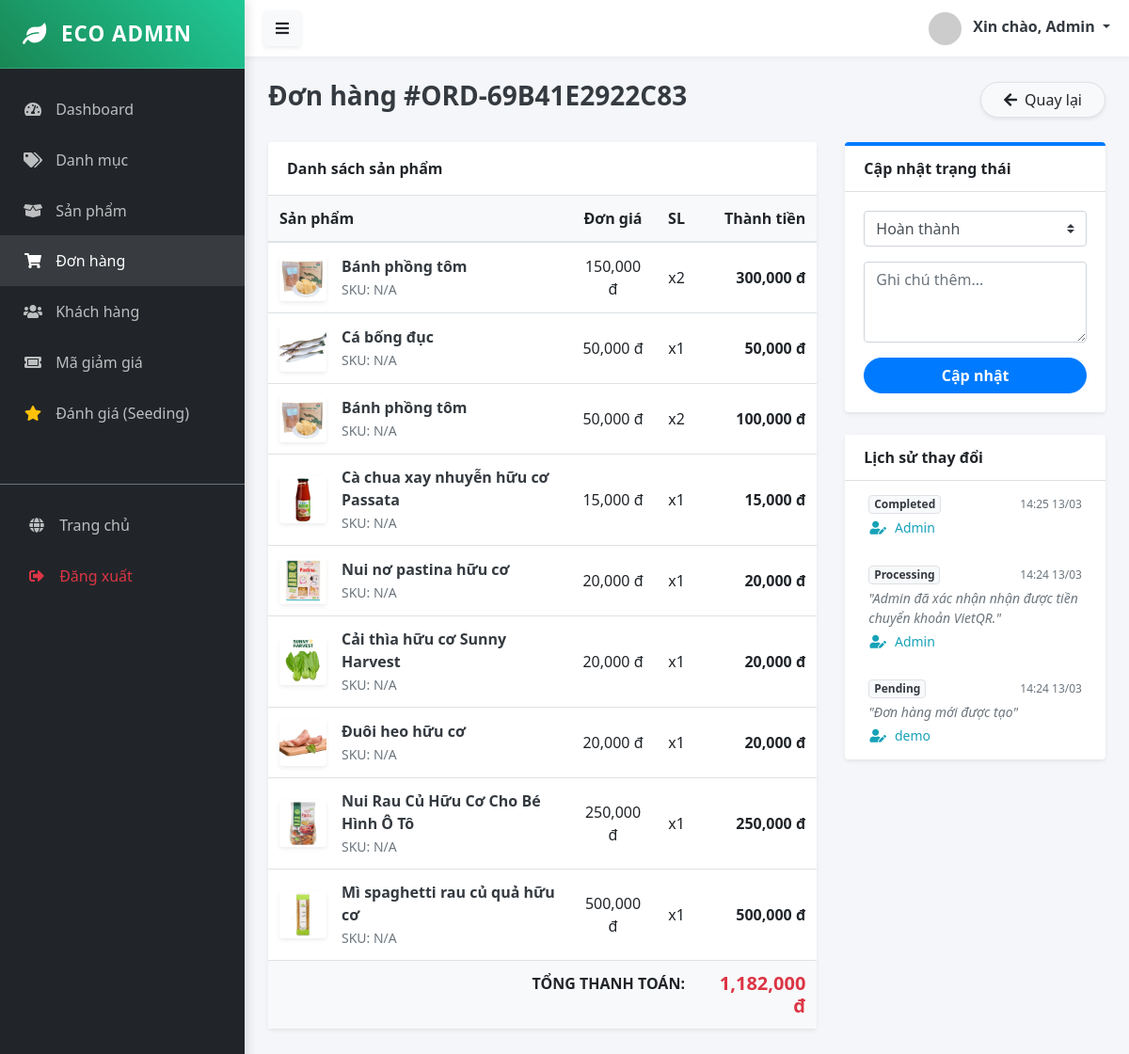
/public/admin/order/detail/108 (signed in), run on the app's committed database.
### tables this page shows
CREATE TABLE `orders` (
  `id` bigint UNSIGNED NOT NULL,
  `user_id` bigint UNSIGNED DEFAULT NULL,
  `order_number` varchar(50) NOT NULL,
  `status` varchar(50) DEFAULT NULL,
  `total_cents` bigint NOT NULL,
  `subtotal_cents` bigint DEFAULT NULL,
  `shipping_fee_cents` bigint DEFAULT NULL,
  `tax_cents` bigint DEFAULT NULL,
  `shipping_address_id` bigint UNSIGNED DEFAULT NULL,
  `billing_address_id` bigint UNSIGNED DEFAULT NULL,
  `payment_status` varchar(50) DEFAULT NULL,
  `payment_method` varchar(50) DEFAULT 'cod',
  `placed_at` datetime DEFAULT NULL,
  `closed_at` datetime DEFAULT NULL,
  `notes` text,
  `coupon_code` varchar(100) DEFAULT NULL,
  `created_at` timestamp NULL DEFAULT CURRENT_TIMESTAMP,
  `updated_at` timestamp NULL DEFAULT CURRENT_TIMESTAMP ON UPDATE CURRENT_TIMESTAMP
);

CREATE TABLE `order_items` (
  `id` bigint UNSIGNED NOT NULL,
  `order_id` bigint UNSIGNED DEFAULT NULL,
  `variant_id` bigint UNSIGNED DEFAULT NULL,
  `product_id` bigint UNSIGNED DEFAULT NULL,
  `product_snapshot` json DEFAULT NULL,
  `quantity` int DEFAULT NULL,
  `unit_price_cents` bigint DEFAULT NULL,
  `total_price_cents` bigint DEFAULT NULL
);

CREATE TABLE `order_status_history` (
  `id` bigint UNSIGNED NOT NULL,
  `order_id` bigint UNSIGNED DEFAULT NULL,
  `status` varchar(50) DEFAULT NULL,
  `changed_by` bigint UNSIGNED DEFAULT NULL,
  `note` text,
  `created_at` timestamp NULL DEFAULT CURRENT_TIMESTAMP
);

CREATE TABLE `users` (
  `id` bigint UNSIGNED NOT NULL,
  `email` varchar(255) NOT NULL,
  `password_hash` varchar(255) DEFAULT NULL,
  `name` varchar(200) DEFAULT NULL,
  `phone` varchar(50) DEFAULT NULL,
  `avatar_url` text,
  `status` tinyint DEFAULT '1',
  `role_id` bigint UNSIGNED DEFAULT NULL,
  `google_id` varchar(255) DEFAULT NULL,
  `email_verified` tinyint DEFAULT '0',
  `verification_token` varchar(255) DEFAULT NULL COMMENT 'Mã gửi qua mail',
  `reset_token` varchar(255) DEFAULT NULL COMMENT 'Mã quên mật khẩu (OTP)',
  `reset_token_expire` datetime DEFAULT NULL COMMENT 'Hạn sử dụng mã OTP',
  `created_at` timestamp NULL DEFAULT CURRENT_TIMESTAMP,
  `updated_at` timestamp NULL DEFAULT CURRENT_TIMESTAMP ON UPDATE CURRENT_TIMESTAMP,
  `last_login_at` datetime DEFAULT NULL,
  `metadata` json DEFAULT NULL
);

### app/Controllers/Admin/OrderController.php (called while the page is built, shortened)
<?php
class OrderController extends Controller {
    public function detail($id) {
        $orderModel = $this->model('Order');
        $order = $orderModel->getOrderDetail($id);
        $items = $orderModel->getOrderItems($id);
        $historyModel = $this->model('OrderStatusHistory');
        $history = $historyModel->getHistoryByOrderId($id);
        $this->view('admin/orders/detail', [
            'order' => $order,
            'items' => $items,
            'history' => $history
        ]);
    }
}

### app/Core/App.php (called while the page is built, shortened)
<?php
class App {
    protected $controller = 'HomeController';
    protected $method = 'index';
    public function __construct() {
        $url = $this->parseUrl();
        if (isset($url[0]) && strtolower($url[0]) == 'admin') {
            array_shift($url);
            $folder = 'Admin';
            $this->controller = 'DashboardController';
            if (isset($url[0])) {
                $controllerName = $this->convertToPascalCase($url[0]) . 'Controller';
                if (file_exists('../app/Controllers/Admin/' . $controllerName . '.php')) {
                    $this->controller = $controllerName;
                    array_shift($url);
                }
            }
        }
        $file = '../app/Controllers/' . $folder . '/' . $this->controller . '.php';
        if (file_exists($file)) {
            $this->controller = new $class;
        } else {
            die("Lỗi 404: Controller '{$this->controller}' không tồn tại.");
        }
        if (isset($url[0])) {
            $methodName = $this->convertToCamelCase($url[0]);
            if (method_exists($this->controller, $methodName)) {
                $this->method = $methodName;
                array_shift($url);
            }
            elseif (method_exists($this->controller, str_replace('-', '_', $url[0]))) {
                $this->method = str_replace('-', '_', $url[0]);
                array_shift($url);
            }
        }
        $this->params = $url ? array_values($url) : [];
        call_user_func_array([$this->controller, $this->method], $this->params);
    }
    public function parseUrl() {
        if (isset($_GET['url'])) {
            return explode('/', filter_var(rtrim($_GET['url'], '/'), FILTER_SANITIZE_URL));
        }
        return [];
    }
    private function convertToPascalCase($string) {
        return str_replace(' ', '', ucwords(str_replace('-', ' ', $string)));
    }
    private function convertToCamelCase($string) {
        return lcfirst($this->convertToPascalCase($string));
    }
}

### public/index.php (called while the page is built, shortened)
<?php
$app = new App();

### config/database.php (called while the page is built)
<?php
return [
    'host' => $_ENV['DB_HOST'] ?? 'localhost',
    'dbname' => $_ENV['DB_DATABASE'] ?? 'ecostore',
    'user' => $_ENV['DB_USERNAME'] ?? 'root',
    'pass' => $_ENV['DB_PASSWORD'] ?? '',
    'charset' => 'utf8mb4'
];

### app/Core/Database.php (called while the page is built, shortened)
<?php
class Database {
    private static $instance = null;
    private $connection;
    private function __construct() {
        $config = require __DIR__ . '/../../config/database.php';
        $dsn = "mysql:host={$config['host']};dbname={$config['dbname']};charset={$config['charset']}";
        try {
            $this->connection = new PDO($dsn, $config['user'], $config['pass']);
            $this->connection->setAttribute(PDO::ATTR_ERRMODE, PDO::ERRMODE_EXCEPTION);
            $this->connection->setAttribute(PDO::ATTR_DEFAULT_FETCH_MODE, PDO::FETCH_ASSOC);
        } catch (PDOException $e) {
            die("DB Connection Error: " . $e->getMessage());
        }
    }
    public static function getInstance() {
        if (!self::$instance) {
            self::$instance = new Database();
        }
        return self::$instance;
    }
    public function query($sql, $params = []) {
        try {
            $stmt = $this->connection->prepare($sql);
            $stmt->execute($params);
            return $stmt;
        } catch (PDOException $e) {
            die("Lỗi truy vấn SQL: " . $e->getMessage());
        }
    }
    public function fetch($sql, $params = []) {
        return $this->query($sql, $params)->fetch();
    }
    public function fetchAll($sql, $params = []) {
        return $this->query($sql, $params)->fetchAll();
    }
}

### app/Core/Model.php (called while the page is built, shortened)
<?php
abstract class Model {
    public function __construct() {
        $this->db = Database::getInstance();
    }
}

### app/Models/Order.php (called while the page is built, shortened)
<?php
class Order extends Model {
    public function getOrderDetail($id) {
        $sql = "SELECT o.*, u.name as customer_name, u.email,
                       sa.full_name as ship_name, sa.phone as ship_phone,
                       sa.address_line, sa.city, sa.province, sa.country
                FROM orders o
                LEFT JOIN users u ON o.user_id = u.id
                LEFT JOIN shipping_addresses sa ON o.shipping_address_id = sa.id
                WHERE o.id = ?";
        return $this->db->fetch($sql, [$id]);
    }
    public function getOrderItems($orderId) {
    $sql = "SELECT oi.*,
                   p.sku as product_sku,           -- Lấy SKU từ bảng sản phẩm hiện tại
                   p.id as live_product_id,        -- ID để tạo link bấm vào xem sp
                   MIN(img.image_url) as live_image_url -- Ảnh hiện tại (fallback nếu snapshot lỗi)
            FROM order_items oi
            -- Left Join để nếu sản phẩm gốc bị xóa thì đơn hàng vẫn hiện (chỉ mất SKU/Link)
            LEFT JOIN products p ON oi.product_id = p.id
            LEFT JOIN product_images img ON p.id = img.product_id
            WHERE oi.order_id = ?
            GROUP BY oi.id";
    return $this->db->fetchAll($sql, [$orderId]);
}
}

### app/Models/OrderStatusHistory.php (called while the page is built, shortened)
<?php
class OrderStatusHistory extends Model {
    protected $table = 'order_status_history';
    public function getHistoryByOrderId($orderId) {
        $sql = "SELECT h.*, u.name as changer_name
                FROM {$this->table} h
                LEFT JOIN users u ON h.changed_by = u.id
                WHERE order_id = ?
                ORDER BY created_at DESC";
        return $this->db->fetchAll($sql, [$orderId]);
    }
}

### app/Views/admin/orders/detail.php (the view, shortened to what this page needs)
<?php require_once '../app/Views/layouts/admin/sidebar.php'; ?>
<div class="d-flex justify-content-between align-items-center mb-4">
    <h3 class="font-weight-bold text-dark">
        Đơn hàng #<?= $order['order_number'] ?>
    </h3>
    <a href="/MY_WEB/public/admin/order" class="btn btn-light rounded-pill border px-4 shadow-sm">
        <i class="fas fa-arrow-left mr-1"></i> Quay lại
    </a>
</div>
<div class="row">
    <div class="col-md-8">
        <div class="card shadow-sm border-0 mb-4">
            <div class="card-header bg-white font-weight-bold py-3">Danh sách sản phẩm</div>
            <div class="card-body p-0">
                <table class="table table-hover mb-0">
                    <thead class="bg-light">
                        <tr>
                            <th class="border-top-0">Sản phẩm</th>
                            <th class="border-top-0 text-center">Đơn giá</th>
                            <th class="border-top-0 text-center">SL</th>
                            <th class="border-top-0 text-right">Thành tiền</th>
                        </tr>
                    </thead>
                    <tbody>
                        <?php foreach ($items as $item): ?>
                            <tr>
                                <td>
                                    <div class="d-flex align-items-center">
                                        <img src="<?= $item['display_image'] ?>" width="50" height="50" class="mr-3 rounded shadow-sm object-fit-cover">
                                        <div>
                                            <div class="font-weight-bold text-dark"><?= htmlspecialchars($item['display_name']) ?></div>
                                            <small class="text-muted">SKU: <?= $item['display_sku'] ?></small>
                                        </div>
                                    </div>
                                </td>
                                <td class="align-middle text-center"><?= number_format($item['unit_price_cents']) ?> đ</td>
                                <td class="align-middle text-center">x<?= $item['quantity'] ?></td>
                                <td class="align-middle text-right font-weight-bold"><?= number_format($item['total_price_cents']) ?> đ</td>
                            </tr>
                        <?php endforeach; ?>
                    </tbody>
                    <tfoot class="bg-light">
                        <tr>
                            <td colspan="3" class="text-right font-weight-bold text-uppercase">Tổng thanh toán:</td>
                            <td class="text-right text-danger font-weight-bold h5 mb-0">
                                <?= number_format($order['total_cents']) ?> đ
                            </td>
                        </tr>
                    </tfoot>
                </table>
            </div>
        </div>
    </div>
    <div class="col-md-4">
        <div class="card shadow-sm border-0 mb-4 border-top-primary" style="border-top: 4px solid #007bff !important;">
            <div class="card-header bg-white font-weight-bold">Cập nhật trạng thái</div>
            <div class="card-body">
                <form action="/MY_WEB/public/admin/order/update_status/<?= $order['id'] ?>" method="POST">
                    <div class="form-group">
                        <select name="status" class="form-control custom-select">
                            <option value="completed" <?= $order['status'] == 'completed' ? 'selected' : '' ?>>Hoàn thành</option>
                        </select>
                    </div>
                    <div class="form-group">
                        <textarea name="note" class="form-control" rows="3" placeholder="Ghi chú thêm..."></textarea>
                    </div>
                    <button type="submit" class="btn btn-primary btn-block rounded-pill font-weight-bold">Cập nhật</button>
                </form>
            </div>
        </div>
        <div class="card shadow-sm border-0">
            <div class="card-header bg-white font-weight-bold">Lịch sử thay đổi</div>
            <div class="card-body p-0">
                <ul class="list-group list-group-flush" style="max-height: 300px; overflow-y: auto;">
                    <?php if (!empty($history)): foreach ($history as $his): ?>
                        <li class="list-group-item">
                            <div class="d-flex justify-content-between align-items-center mb-1">
                                <span class="badge badge-light border text-dark"><?= ucfirst($his['status']) ?></span>
                                <small class="text-muted" style="font-size: 0.75rem;"><?= date('H:i d/m', strtotime($his['created_at'])) ?></small>
                            </div>
                            <?php if ($his['note']): ?>
                                <div class="small text-secondary font-italic mb-1">"<?= htmlspecialchars($his['note']) ?>"</div>
                            <?php endif; ?>
                            <div class="small text-info"><i class="fas fa-user-edit mr-1"></i> <?= $his['changer_name'] ?? 'System' ?></div>
                        </li>
                    <?php endforeach; else: ?>
                        <li class="list-group-item text-center text-muted">Chưa có lịch sử</li>
                    <?php endif; ?>
                </ul>
            </div>
        </div>
    </div>
</div>
<?php require_once '../app/Views/layouts/admin/footer.php'; ?>

### public/assets/css/admin.css (style rules this page uses)
:root { --primary-color: #0d6efd; --secondary-color: #6c757d; --success-color: #198754; --sidebar-bg: #212529; --sidebar-width: 260px; --header-height: 60px; }
body { font-family: 'Segoe UI', Tahoma, Geneva, Verdana, sans-serif; background-color: #f4f6f9; overflow-x: hidden; }
.list-group-item { background-color: transparent; color: rgba(255,255,255,0.7); border: none; padding: 15px 25px; font-weight: 500; transition: all 0.3s; border-left: 4px solid transparent; }
.list-group-item i { margin-right: 10px; width: 20px; text-align: center; }

### data on the page
orders: order_number "ORD-69B41E2922C83", total_cents "1,182,000", status "Hoàn thành"
order_items: display_name "Bánh phồng tôm", display_sku "N/A", unit_price_cents "150,000", quantity "2", total_price_cents "300,000"
order_items: shows a picture, display_name "Cá bống đục", display_sku "N/A", unit_price_cents "50,000", quantity "1", total_price_cents "50,000"
order_items: display_name "Bánh phồng tôm", display_sku "N/A", unit_price_cents "50,000", quantity "2", total_price_cents "100,000"
order_items: shows a picture, display_name "Cà chua xay nhuyễn hữu cơ Passata", display_sku "N/A", unit_price_cents "15,000", quantity "1", total_price_cents "15,000"
order_items: shows a picture, display_name "Nui nơ pastina hữu cơ", display_sku "N/A", unit_price_cents "20,000", quantity "1", total_price_cents "20,000"
order_items: shows a picture, display_name "Cải thìa hữu cơ Sunny Harvest", display_sku "N/A", unit_price_cents "20,000", quantity "1", total_price_cents "20,000"
order_items: shows a picture, display_name "Đuôi heo hữu cơ", display_sku "N/A", unit_price_cents "20,000", quantity "1", total_price_cents "20,000"
order_items: shows a picture, display_name "Nui Rau Củ Hữu Cơ Cho Bé Hình Ô Tô", display_sku "N/A", unit_price_cents "250,000", quantity "1", total_price_cents "250,000"
order_items: shows a picture, display_name "Mì spaghetti rau củ quả hữu cơ", display_sku "N/A", unit_price_cents "500,000", quantity "1", total_price_cents "500,000"
order_status_history: status "Completed", created_at "14:25 13/03", changed_by.name "Admin"
order_status_history: status "Processing", created_at "14:24 13/03", note "Admin đã xác nhận nhận được tiền chuyển khoản VietQR.", changed_by.name "Admin"
order_status_history: status "Pending", created_at "14:24 13/03", note "Đơn hàng mới được tạo", changed_by.name "demo"

### other printed values
$_SESSION['admin_name'] "Admin"
